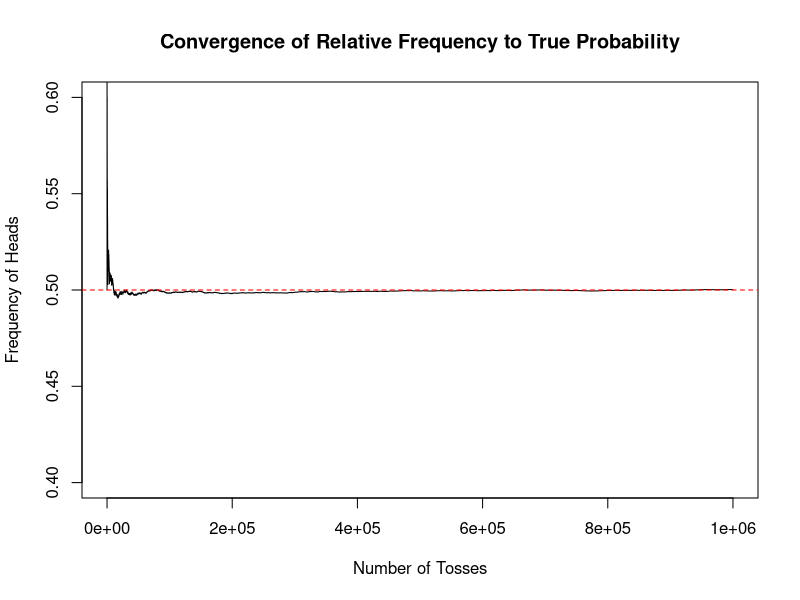

The R script that drew this image:
## ---- chunk 1
A <- c(1,2,3)
B <- c(2,4,6)
union(A,B)
intersect(A,B)
## ---- chunk 2
B <- c(2,4,6)
C <- c(1,3,5)
intersect(B, C)
## ---- chunk 3
# Define the coin
coin <- 0:1
# Toss the coin n times
n <- 1000000
results <- replicate(n, sample(coin, size = 1))
# Calculate cumulative frequency of Heads
heads_freq <- cumsum(results == 1) / (1:n)
# Plot the convergence
plot(1:n, heads_freq, type = "l", ylim = c(0.4, 0.6),
xlab = "Number of Tosses", ylab = "Frequency of Heads",
main = "Convergence of Relative Frequency to True Probability")
abline(h = 0.5, col = "red", lty = 2)
## ---- chunk 4
aapl_prices <- read.csv("data/aapl_prices.csv")
## ---- chunk 5
getwd()
## ---- chunk 6
getwd()
## ---- chunk 7
aapl_prices <- read.csv('data/aapl_prices.csv')
## ---- chunk 8
head(aapl_prices)
## ---- chunk 9
tail(aapl_prices)
## ---- chunk 10
price_changes <- c(-1, 0, 1)
## ---- chunk 11
is.atomic(price_changes)
## ---- chunk 12
length(price_changes)
## ---- chunk 13
typeof(price_changes)
## ---- chunk 14
week_movements <- sample(price_changes, size = 7, replace = TRUE)
week_movements
## ---- chunk 15
week_movements_weighted <- sample(price_changes,
size = 7,
replace = TRUE,
prob = c(0.3, 0.4, 0.3))
week_movements_weighted
## ---- chunk 16
aapl_prices$up_day <- aapl_prices$close > aapl_prices$open
head(aapl_prices$up_day, n = 10)
## ---- chunk 17
days <- factor(c("Monday", "Tuesday","Wednesday", "Thursday", "Friday"))
days
## ---- chunk 18
ordered_days <- factor(days, levels =
c("Monday", "Tuesday", "Wednesday",
"Thursday", "Friday"), ordered = TRUE)
ordered_days
## ---- chunk 19
aapl_prices$date <- as.Date(aapl_prices$date)
aapl_prices$weekday <- factor(weekdays(aapl_prices$date),
levels = c("Monday", "Tuesday",
"Wednesday", "Thursday", "Friday"))
## ---- chunk 20
# Calculate daily price changes
price_diff <- aapl_prices$close - aapl_prices$open
aapl_prices$price_change <-
factor(ifelse(price_diff > 0, "up",
ifelse(price_diff < 0, "down", "unchanged")))
## ---- chunk 21
tabulated_data <- table(aapl_prices$weekday,
aapl_prices$price_change)
tabulated_data
## ---- chunk 22
aapl_prices$up_day <-
aapl_prices$close > aapl_prices$open
head(aapl_prices[c("date", "close", "up_day")], n = 5)
## ---- chunk 23
higher_close <- aapl_prices[aapl_prices$up_day == TRUE, ]
head(higher_close)
## ---- chunk 24
stock_summary <- list(
ticker = "AAPL",
price_summary = summary(aapl_prices$close),
highest_price = max(aapl_prices$high, na.rm = TRUE),
date_range = range(aapl_prices$date, na.rm = TRUE)
)
stock_summary
## ---- chunk 25
# Extract the first five rows of data
weekly_data <- head(aapl_prices, 5)
# Add a factor for days of the week
weekly_data$day <- factor(
c("Monday", "Tuesday", "Wednesday",
"Thursday", "Friday"),
levels = c("Monday", "Tuesday",
"Wednesday", "Thursday", "Friday"),
ordered = TRUE
)
## ---- chunk 26
# Simulate price changes
set.seed(42)
weekly_data$price_change <- sample(
c(-1, 0, 1),
size = nrow(weekly_data),
replace = TRUE,
prob = c(0.3, 0.4, 0.3)
)
## ---- chunk 27
summary_list <- list(
week_data = weekly_data,
positive_days = sum(weekly_data$price_change > 0),
total_change = sum(weekly_data$price_change)
)
summary_list
## ---- chunk 28
aapl_prices <- read.csv("data/aapl_prices.csv")
## ---- chunk 29
typeof(aapl_prices)
## ---- chunk 30
class(aapl_prices)
## ---- chunk 31
dim(aapl_prices)
## ---- chunk 32
aapl_prices[1, "close"]
## ---- chunk 33
aapl_prices[1:5, "close"]
## ---- chunk 34
sel <- aapl_prices[, "close"]
length(sel)
## ---- chunk 35
aapl_prices[1, c(FALSE, FALSE, FALSE, TRUE, FALSE, TRUE, FALSE, FALSE)]
## ---- chunk 36
aux_1 <- aapl_prices[2:nrow(aapl_prices), "close"]
aux_2 <- aapl_prices[1:(nrow(aapl_prices)-1), "close"]

diff_close <- aux_1 - aux_2
head(diff_close, n = 10)
## ---- chunk 37
aapl_prices$diff <- c(NA, diff(aapl_prices$close))
head(aapl_prices, n = 5)
## ---- chunk 38
aapl_prices$diff_pos <- aapl_prices$diff > 0
head(aapl_prices, n = 5)
## ---- chunk 39
mean(aapl_prices$diff_pos, na.rm=TRUE)
## ---- chunk 40
volumes <- aapl_prices$volume

valid_volumes <- volumes[volumes > 0 & !is.na(volumes)]
leading_digits <- as.numeric(
substr(as.character(valid_volumes), 1, 1))
